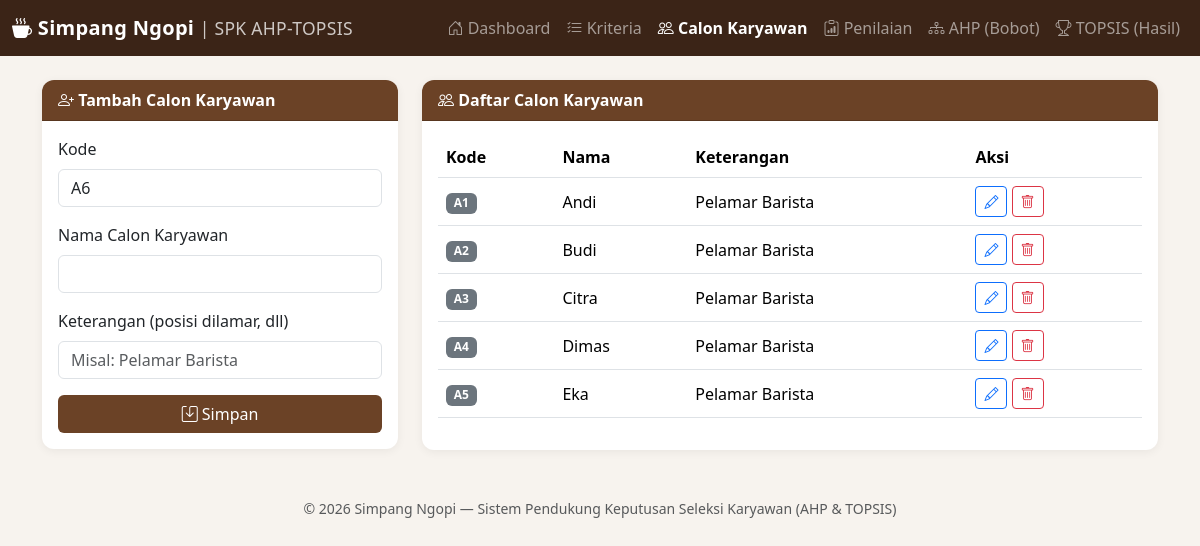
The page /alternatif.php on the database its author committed.
### tables this page shows
CREATE TABLE IF NOT EXISTS alternatif (
    id INT AUTO_INCREMENT PRIMARY KEY,
    kode VARCHAR(10) NOT NULL,
    nama VARCHAR(100) NOT NULL,
    keterangan VARCHAR(255) DEFAULT NULL
);

### alternatif.php (the view, shortened to what this page needs)
<?php
require 'config.php';
$editData = null;
$listAlternatif = $pdo->query("SELECT * FROM alternatif ORDER BY id ASC")->fetchAll();
include 'includes/header.php';
?>
<div class="row g-4">
  <div class="col-lg-4">
    <div class="card">
      <div class="card-header"><i class="bi bi-person-plus"></i> <?= $editData ? 'Edit Calon Karyawan' : 'Tambah Calon Karyawan' ?></div>
      <div class="card-body">
        <form method="post">
          <div class="mb-3">
            <label class="form-label">Kode</label>
            <input type="text" name="kode" class="form-control" required maxlength="10"
                   value="<?= htmlspecialchars($editData['kode'] ?? 'A'.(count($listAlternatif)+1)) ?>">
          </div>
          <div class="mb-3">
            <label class="form-label">Nama Calon Karyawan</label>
            <input type="text" name="nama" class="form-control" required
                   value="<?= htmlspecialchars($editData['nama'] ?? '') ?>">
          </div>
          <div class="mb-3">
            <label class="form-label">Keterangan (posisi dilamar, dll)</label>
            <input type="text" name="keterangan" class="form-control"
                   value="<?= htmlspecialchars($editData['keterangan'] ?? '') ?>" placeholder="Misal: Pelamar Barista">
          </div>
          <button type="submit" name="simpan" class="btn btn-brown w-100"><i class="bi bi-save"></i> Simpan</button>
        </form>
      </div>
    </div>
  </div>
  <div class="col-lg-8">
    <div class="card">
      <div class="card-header"><i class="bi bi-people"></i> Daftar Calon Karyawan</div>
      <div class="card-body table-responsive">
        <table class="table table-hover align-middle">
          <thead><tr><th>Kode</th><th>Nama</th><th>Keterangan</th><th>Aksi</th></tr></thead>
          <tbody>
          <?php foreach ($listAlternatif as $a): ?>
            <tr>
              <td><span class="badge bg-secondary"><?= htmlspecialchars($a['kode']) ?></span></td>
              <td><?= htmlspecialchars($a['nama']) ?></td>
              <td><?= htmlspecialchars($a['keterangan']) ?></td>
              <td>
                <a href="alternatif.php?edit=<?= $a['id'] ?>" class="btn btn-sm btn-outline-primary"><i class="bi bi-pencil"></i></a>
                <a href="alternatif.php?hapus=<?= $a['id'] ?>" class="btn btn-sm btn-outline-danger" onclick="return confirm('Hapus calon karyawan ini?')"><i class="bi bi-trash"></i></a>
              </td>
            </tr>
          <?php endforeach; ?>
          </tbody>
        </table>
      </div>
    </div>
  </div>
</div>
<?php include 'includes/footer.php'; ?>

### assets/style.css (style rules this page uses)
body { background: #f7f3ee; font-family: 'Segoe UI', Arial, sans-serif; }
.card { border: none; box-shadow: 0 2px 10px rgba(0,0,0,0.06); border-radius: 12px; }
.card-header { background: #6b4226; color: #fff; border-radius: 12px 12px 0 0 !important; font-weight: 600; }
.table thead { background: #f0e6da; }
.btn-brown { background: #6b4226; color:#fff; }

### rows shown on the page
alternatif: kode "A1", nama "Andi", keterangan "Pelamar Barista"
alternatif: kode "A2", nama "Budi", keterangan "Pelamar Barista"
alternatif: kode "A3", nama "Citra", keterangan "Pelamar Barista"
alternatif: kode "A4", nama "Dimas", keterangan "Pelamar Barista"
alternatif: kode "A5", nama "Eka", keterangan "Pelamar Barista"
